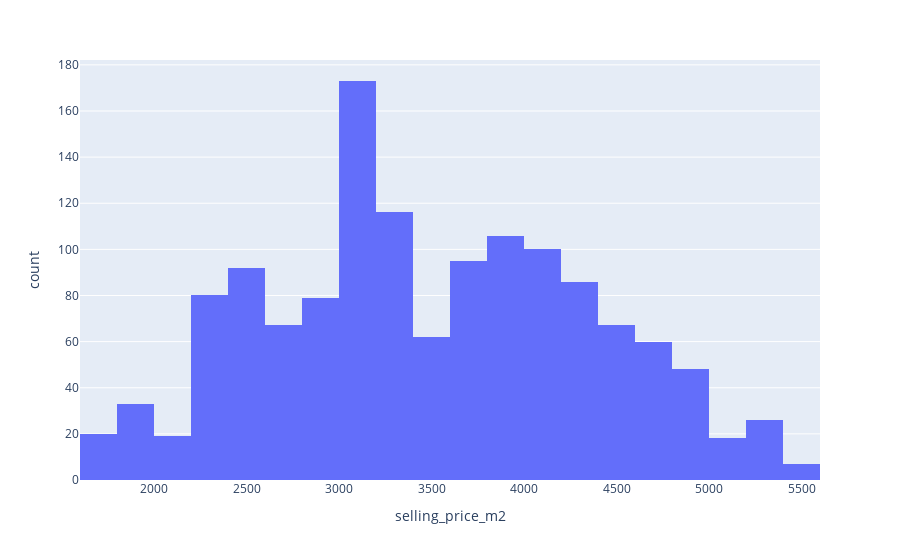

Notebook code cell kept with this figure:
### Markdown cell above
__Global Pricing distribution (all districts)__

### Code cell
fig = px.histogram(df_selling,'selling_price_m2',nbins=30)
fig.show()

### Figure 1 — Plotly figure (JSON) as saved in the notebook; plotly's stock layout.template omitted (floating-point values rounded to 4 significant figures; data arrays with more than 128 entries replaced by an {"elided": "..."} marker saying what was removed)
{"data": [{"alignmentgroup": "True", "bingroup": "x", "hovertemplate": "selling_price_m2=%{x}<br>count=%{y}<extra></extra>", "legendgroup": "", "marker": {"color": "#636efa"}, "name": "", "nbinsx": 30, "offsetgroup": "", "orientation": "v", "showlegend": false, "type": "histogram", "x": {"elided": "1354 int values"}, "xaxis": "x", "yaxis": "y"}], "layout": {"barmode": "relative", "legend": {"tracegroupgap": 0}, "margin": {"t": 60}, "xaxis": {"anchor": "y", "domain": [0, 1], "title": {"text": "selling_price_m2"}}, "yaxis": {"anchor": "x", "domain": [0, 1], "title": {"text": "count"}}}}
